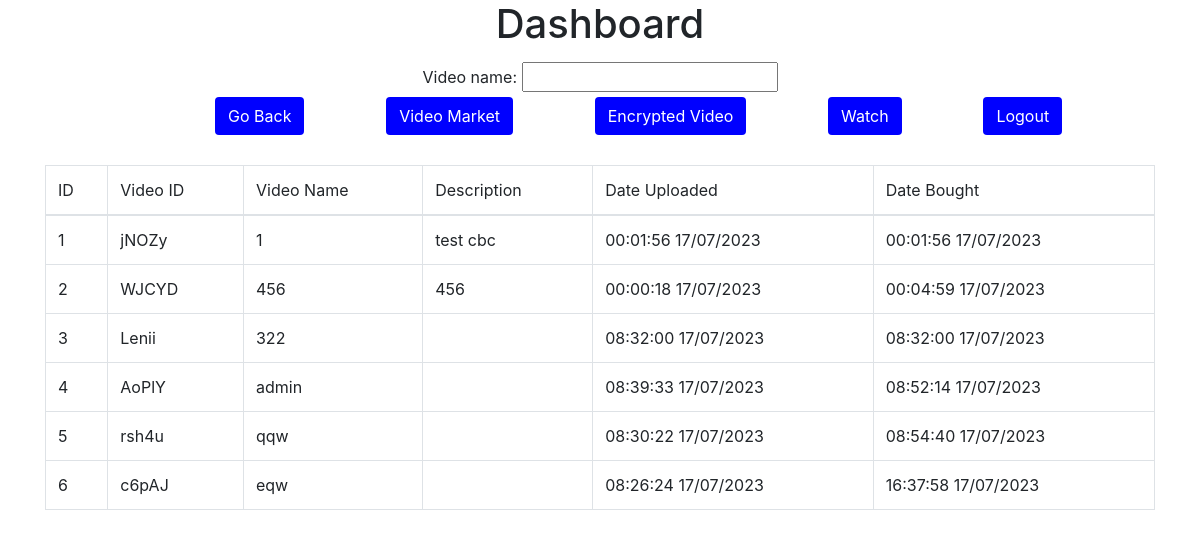
Page /marketUI/market.php (signed in) on the committed database.
### tables this page shows
CREATE TABLE `tbl_videos` (
  `videoid` char(5) NOT NULL,
  `videoname` varchar(255) NOT NULL,
  `description` varchar(5000) DEFAULT NULL,
  `dateupload` datetime NOT NULL DEFAULT current_timestamp(),
  `userid` varchar(55) NOT NULL,
  `location` mediumtext NOT NULL
);

### marketUI/market.php (the view, shortened to what this page needs)
<!DOCTYPE html>
<html>
<head>
    <link rel="stylesheet" href="https://maxcdn.bootstrapcdn.com/bootstrap/4.0.0/css/bootstrap.min.css"
>
</head>
<body>
<center>
    <h1>Dashboard</h1>
    <form class="form" method="post" action="" enctype="multipart/form-data">
        <label>Video name:</label>
        <input type="text" name="videoname"> <br/>
        <button type="submit" name="back" class="btn"><i class="fa fa-upload fw-fa"></i>Go Back</button>
        <button type="submit" name="store" class="btn"><i class="fa fa-upload fw-fa"></i>Video Market</button>
        <button type="submit" name="envid" class="btn"><i class="fa fa-upload fw-fa"></i>Encrypted Video</button>
        <button type="submit" name="download" class="btn"><i class="fa fa-download fw-fa" ></i>Watch</button>
        <button type="submit" name="logout" class="btn"><i class="fa fa-download fw-fa" ></i>Logout</button>
    </form>
</center>
<br>
<div class="container">
    <table id="demo" class="table table-bordered">
        <thead>
        <tr>
            <td>ID</td>
            <td>Video ID</td>
            <td>Video Name</td>
            <td>Description</td>
            <td>Date Uploaded</td>
            <td>Date Bought</td>
        </tr>
        </thead>
        <tbody>
        <?php
            $conn = mysqli_connect("tttruc.ddns.net","admin","admin","netsec",3306);
            $id = 1;
            $sql = "SELECT tbl_videos.videoid,videoname,DATE_FORMAT(dateupload, '%H:%i:%s %e/%m/%Y') as dateupload,description,DATE_FORMAT(buyedtime, '%H:%i:%s %e/%m/%Y') as buyedtime FROM tbl_videos,tbl_market where tbl_videos.videoid = tbl_market.videoid and tbl_market.userid = '".$_SESSION['Login']."'";
            $result = mysqli_query($conn, $sql);
            while ($row = mysqli_fetch_array($result)) {
                echo '<tr>';
                echo '<td>'.$id.'</td>';
                echo '<td>' . $row['videoid'] . '</td>';
                echo '<td>' . $row['videoname'] . '</td>';
                echo '<td>' . $row['description'] . '</td>';
                echo '<td>' . $row['dateupload'] . '</td>';
                echo '<td>' . $row['buyedtime'] . '</td>';
                echo '</tr>';
                $id++;
                }
        ?>
        </tbody>
    </table>
</div>
</body>
</html>

### marketUI/market.php (style rules this page uses)
.form { width: 100%; display: inline-block; position: inherit; padding: 6px; }
.btn { margin-left: 6.5%; background-color: blue; color: white; }

### rows in the picture
tbl_videos: videoid "jNOZy", videoname "1", description "test cbc", dateupload "00:01:56 17/07/2023", buyedtime "00:01:56 17/07/2023"
tbl_videos: videoid "WJCYD", videoname "456", description "456", dateupload "00:00:18 17/07/2023", buyedtime "00:04:59 17/07/2023"
tbl_videos: videoid "Lenii", videoname "322", dateupload "08:32:00 17/07/2023", buyedtime "08:32:00 17/07/2023"
tbl_videos: videoid "AoPlY", videoname "admin", dateupload "08:39:33 17/07/2023", buyedtime "08:52:14 17/07/2023"
tbl_videos: videoid "rsh4u", videoname "qqw", dateupload "08:30:22 17/07/2023", buyedtime "08:54:40 17/07/2023"
tbl_videos: videoid "c6pAJ", videoname "eqw", dateupload "08:26:24 17/07/2023", buyedtime "16:37:58 17/07/2023"
